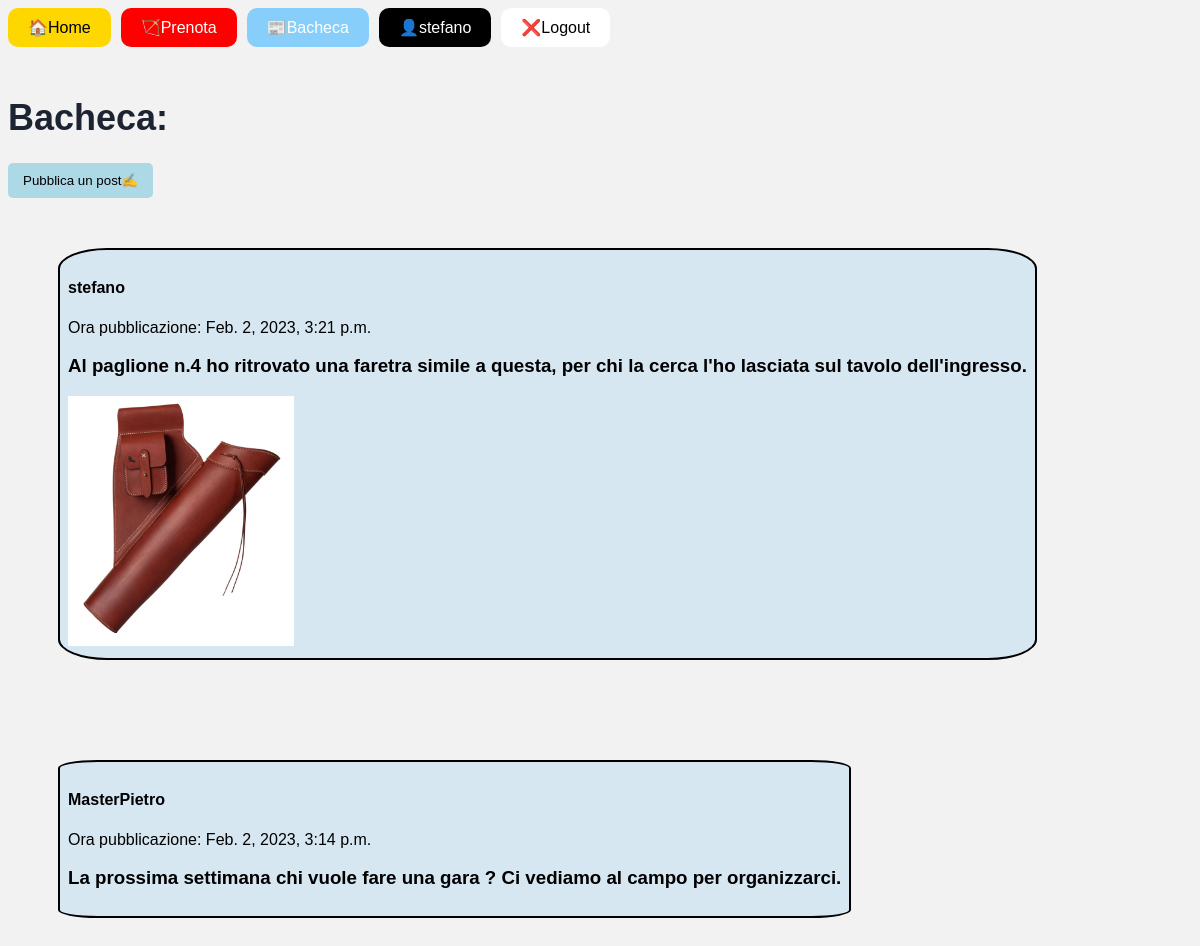
Page /bacheca/ (signed in) on the earlier database version.
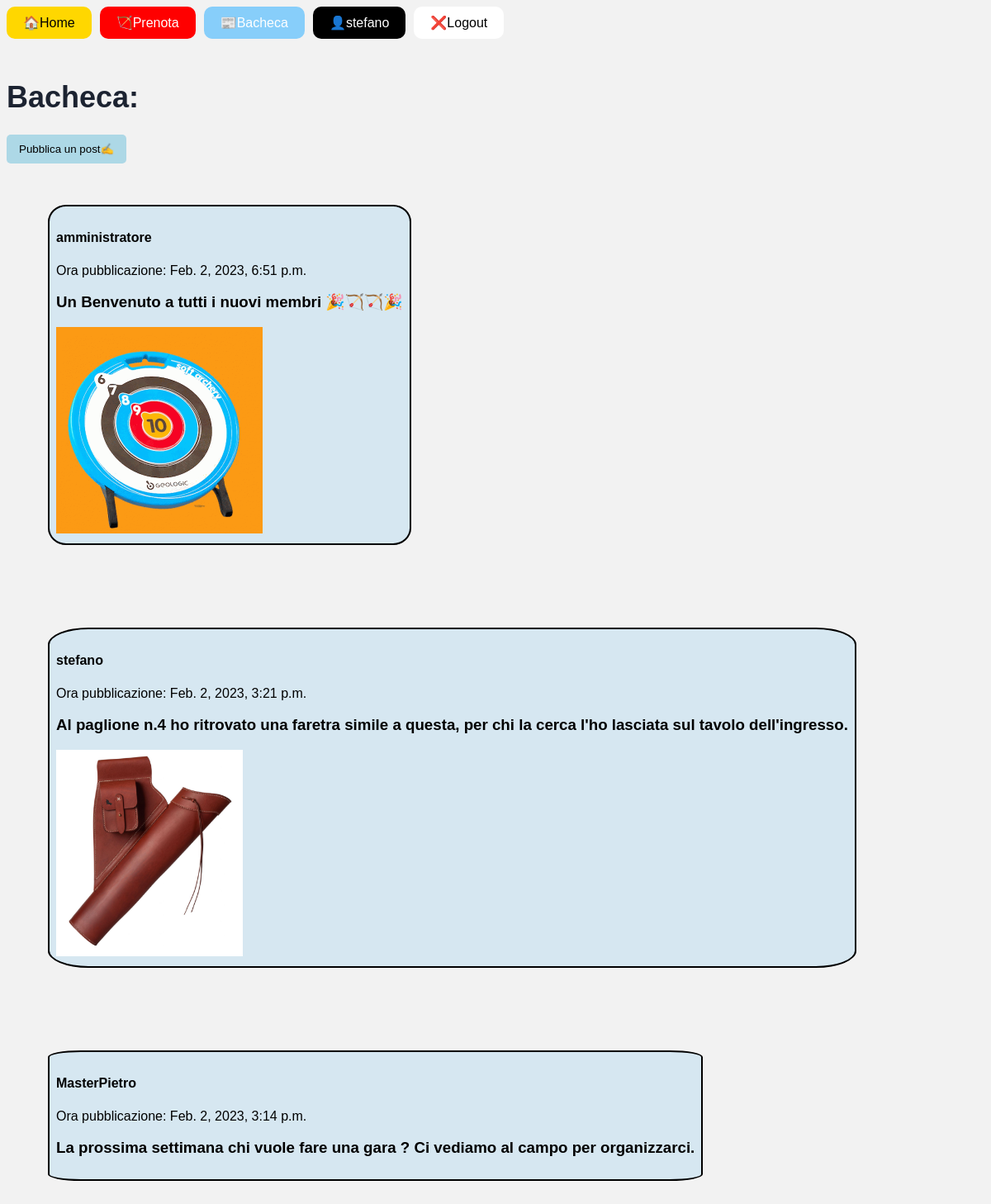
Same page on the later database version.
### bacheca/models.py (models this page shows)
class Post(models.Model):
    autore = models.ForeignKey(User, on_delete=models.CASCADE)
    ora_creazione = models.DateTimeField(auto_now_add=True)
    messaggio = models.TextField(max_length=256)
    immagine = models.ImageField(
        upload_to='images/', blank=True, null=True)

### bacheca/views.py (the view)
# urls.py: path('', BachecaView.as_view(), name='bacheca'),
class BachecaView(ListView):
    model = Post
    template_name = "/bacheca/post_list.html"
    ordering = ['-ora_creazione']

### bacheca/templates/bacheca/post_list.html (shortened to what this page needs)
{% extends 'base.html' %}
{% block content %}
<h1>Bacheca:</h1>
<form action="{% url 'crea_post'  %}" method="post">
  <input type="submit" value="Pubblica un post✍">
</form>
<ul style="list-style: none; margin: 0; padding: 0;">
  {% for post in object_list %}
    <li>
      <div class="post">
        <h4>{{ post.autore }} </h4>
        <p> Ora pubblicazione: {{post.ora_creazione }} </p>
        <h3>{{ post.messaggio }} </h3>
        {% if post.immagine %}
        <img src="{{ post.immagine.url}}" width=auto height="250">
        {% endif %}
      </div>
    </li>
  {% endfor %}
</ul>
{% endblock %}

Differences in the rows shown:
added Post: autore "amministratore", ora_creazione "Feb. 2, 2023, 6:51 p.m.", messaggio "Un Benvenuto a tutti i nuovi membri 🎉🏹🏹🎉", immagine (picture)
